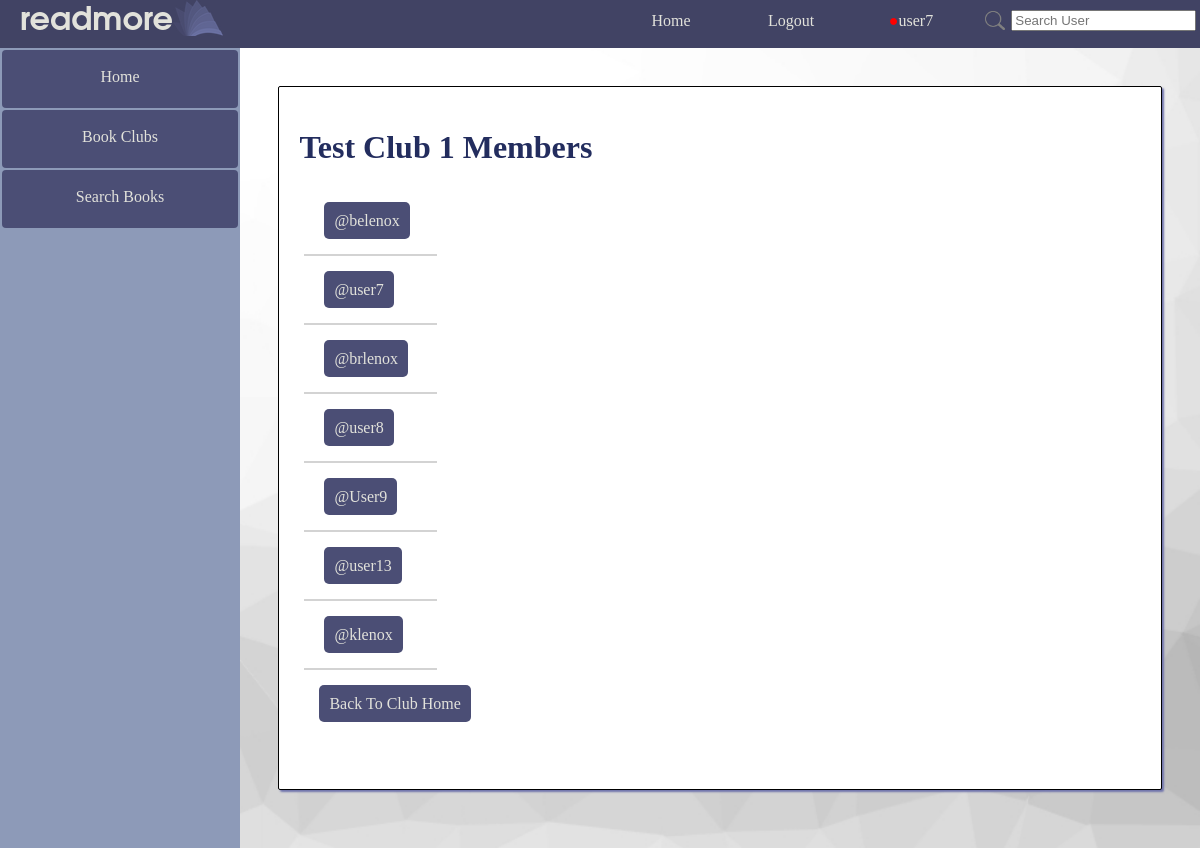
The page /readmore/club_members/2/ (signed in) on the database its author committed.
### readmore_app/models.py (models this page shows, shortened)
class Club(models.Model):
    club_id = models.AutoField(primary_key=True)
    club_name = models.CharField(max_length=100)
    club_description = models.TextField(blank=True)
    club_owner = models.ForeignKey(UserExt, on_delete=models.CASCADE)
    club_users = models.ManyToManyField(UserExt, related_name="user_clubs")
    club_pending_invites = models.ManyToManyField('UserExt', related_name="pending_invites", blank=True)
    club_library = models.ManyToManyField('ClubBook', related_name='clubs', blank=True)

class UserExt(User):
    user_friends = models.ManyToManyField('UserExt', related_name="friends")
    user_birthdate = models.DateField()
    user_bio = models.TextField(default="This user hasn't written a bio :(")
    user_pending_friends = models.ManyToManyField('UserExt', related_name="pending_friends")
    user_reading_log = models.ManyToManyField('ReadingLogBook', related_name="reading_log")

### readmore_app/views.py (the view)
# urls.py: path('club_members/<int:club_id>/', views.club_members, name='club_members'),
def club_members(request, club_id):
    if request.user.is_authenticated:
        club = get_object_or_404(Club, club_id=club_id)
        real_user = get_object_or_404(UserExt, id=request.user.id)
        return render(request, "readmore_app/club_members_list.html", {"real_user": real_user, "club": club})
    else:
        return redirect(reverse('readmore_app:login'))

### readmore_app/templatetags/extras.py (called while the page is built)
@register.simple_tag
def num_notifications(user_id):
    try:
        this_user = UserExt.objects.get(pk=user_id)
        return Notification.objects.filter(notification_user=this_user).count()
    except Exception as e:
        return ""

### readmore_app/templates/readmore_app/club_members_list.html (shortened to what this page needs)
{% extends parent_template|default:"base.html" %}
{% load static %}
{% block content %}
<div class="basic_card">
    <h1>{{ club.club_name }} Members</h1>
    <table cellspacing="5px;">
    {% for member in club.club_users.all %}
        <tr id="member{{ member.id }}">
            <td style="padding-left: 20px;">
                <a href="{% url 'readmore_app:profile' member.id %}" class="anchor_button">@{{ member.username }}</a>
            </td>
            <td style="padding-left: 20px; height: 55px;">
            </td>
        </tr>
        <tr id="member{{ member.id }}underline"><td colspan="2" bgcolor="lightgray"><td></tr>
    {% endfor %}
    </table>
    <a class="anchor_button" style="top: 20px; left: 20px; position: relative;" href="{% url 'readmore_app:club' club.club_id %}">Back To Club Home</a>
</div>
{% endblock %}

### templates/base.html (shortened to what this page needs)
{% load extras %}
{% load static %}
<!DOCTYPE html>
<html lang="en">
  <head>
    <link rel=stylesheet href="{% static 'readmore_app/style.css' %}">
  </head>
  <body>
    <div class="container" >
      <div class="navbar navbar_wrapper">
        <div class="navbar">
          <div><h2 class="logo">readmore</h2></div>
          <div><img src="{% static 'readmore_app/logo_small.png' %}"></div>
        </div>
        <div class="navbar_links" style="padding-right:2%;">
          <a class="link" href="{% url 'readmore_app:index' %}">Home</a>
          {% if not user.is_authenticated %}
          <a class="link" href="{% url 'readmore_app:login' %}" >Login</a>
          <a class="link" href="{% url 'readmore_app:registration' %}">Register</a>
          {% else %}
          <a href="{% url 'readmore_app:logout' %}" >Logout</a>
          <div id="drop">
              {% num_notifications user.id as has_notifications %}
              <a  href="{% url 'readmore_app:profile' user.id %}" style="padding-bottom:17px;"><span id="notification_dot" style="color: red;">{% if has_notifications %}●{% endif %}</span>{{ user.username }}</a>
          </div>
          <div style="padding: 0.5%;">
            <form style="display: flex; left: 0px; position: relative; top:7px; align-items: center;" class="link" method="POST" action="{% url 'readmore_app:user_search_results' %}">
              <input type="image" width="20px" style="margin-right: 3%;" src="{% static 'readmore_app/logo_search.png' %}">
              <input type="text" placeholder="Search User" name="search_query" >
            </form>
          </div>
          {% endif %}
        </div>
      </div>
      <div class="content-container">
          {% if user.is_authenticated %}
          <div class="sidebar">
              <a href="{% url 'readmore_app:index' %}">Home</a>
              <a href="{% url 'readmore_app:book_clubs' %}">Book Clubs</a>
              <a href="{% url 'readmore_app:search_book' %}">Search Books</a>
          </div>
          <main style="margin:0;">
          {% endif %}
          {% block content %}{% endblock %}
          </main>
      </div>
    </div>
  </body>
</html>

### readmore_app/static/readmore_app/style.css (style rules this page uses)
body { font-family: Garamond, Georgia, serif; margin:0; overflow: hidden; }
a { text-decoration: none; }
h2.logo { color:#e2e2db; font-family:Arial, Helvetica, sans-serif; font-weight:800px; margin-left: 20px; font-size:32px; margin-top: 6px; }
.container { display:flex; flex-flow: column; height: inherit; overflow: hidden; }
.content-container { display: flex; justify-content: start; flex-direction: row; flex-wrap: nowrap; height: 100vh; }
h2.logo { color:#e2e2db; font-family: Avantgarde, TeX Gyre Adventor, URW Gothic L, sans-serif; font-weight:800px; margin-left: 20px; font-size:32px; margin-top: 6px; }
main { background-image: url(white_background.jpg); background-attachment:scroll; background-size:cover; display: flex; width: 80%; min-height: 100%; height: 100% auto; color: #232D5E; overflow-y: auto; overflow-x: hidden; justify-content:center; }
main > * { margin-left: 4.5%; }
main > div { width: 100%; }
#drop { display: flex; flex-direction: column; align-content: center; align-items: center; margin-right:2%; }
.basic_card { border-radius: 2px; box-shadow: 2px 2px 2px#7074ac; border-color: black; width: 100%; background-color: white; min-height: 70vh; height:fit-content; overflow: hidden; border-style: solid; border-width: 1px; padding: 20px; padding-bottom: 10%; margin: 4%; }
.anchor_button { border-radius: 5px; color: #e2e2db; height: auto; width: fit-content; border: none; padding: 10px; background: #4b4e75; }
div.sidebar { position: relative; text-align: center; background: #8d9ab8; width:20%; height:100vh; }
.sidebar a { margin: 2px 2px 2px 2px; border-radius: 4px; color: #e2e2db; height: 30px; display:block; width:auto; border:none; padding: 10px; padding-top: 18px ; background: #4b4e75; }
.navbar_wrapper { padding-right: 2%; width:100%; }
.navbar { height:3em; }
div.navbar { float:initial; display: flex; border: none; position: relative; background: #414364; z-index: 1; justify-content: space-between; }
.navbar a { min-width: 120px; text-align: center; border-radius: 4px; font-size: medium; text-decoration: none; color: #e2e2db; background: none; padding: 12px 0px; }
.navbar_links { float:initial; display: flex; border: none; position: relative; z-index: 1; justify-content: space-between; }

### rows shown on the page
Club: club_name "Test Club 1"
UserExt: username "belenox"
UserExt: username "user7"
UserExt: username "brlenox"
UserExt: username "user8"
UserExt: username "User9"
UserExt: username "user13"
UserExt: username "klenox"

### other values the page prints
{{ user.username }} "user7"
